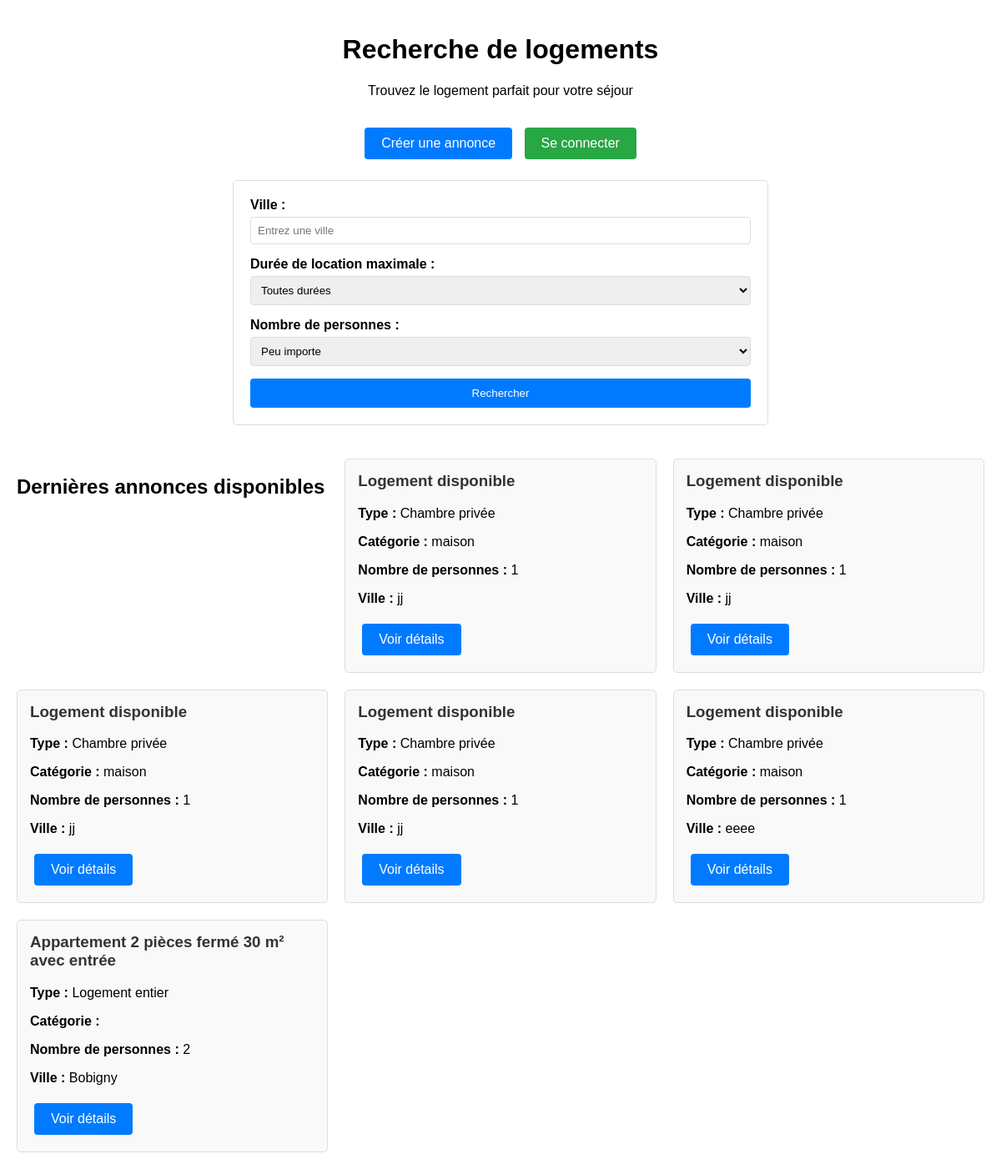
Screenshot of /annonce/annonceHome/ with the database file from the repository.
### annonce/models.py (models this page shows)
class Annonce(models.Model):
    user = models.ForeignKey(
        settings.AUTH_USER_MODEL,
        null=True,
        on_delete=models.CASCADE,
        unique=False
    )
    class TypeHebergement(models.TextChoices):
        Appartemment = 'APPT', _('Appartemment')
        Maison = 'MAIS', _('Maison')
        Studio = 'STUD', _('Studio')
        Autre = 'OTHR', _('Autre')
    hebergement_choice = models.CharField(
        max_length=4,
        choices=TypeHebergement.choices,
        default=TypeHebergement.Appartemment,
        verbose_name="Type d'hébergement"
    )
    class TypeLocation(models.TextChoices):
        logement_entier = 'ENTR', _('Logement entier')
        chambre_privee = 'PRIV', _('Chambre privée')
        chambre_partagee = 'PART', _('Chambre partagée')
    type_location_choices = models.CharField(
        max_length=4,
        choices=TypeLocation.choices,
        default=TypeLocation.logement_entier,
        verbose_name="Location partielle ou totale"
    )
    categorie_logement = models.CharField(max_length=50, blank=True)
    titre_logement = models.CharField(max_length=50, blank=True)
    description = models.TextField(blank=True)
    nombre_personne = IntegerField(
        default=1,
        validators=[
            MaxValueValidator(20),
            MinValueValidator(1)
        ],
        blank=True
    )
    pieces_couchage = IntegerField(
        default=1,
        validators=[
            MaxValueValidator(10),
            MinValueValidator(1)
        ],
        blank=True
    )
    equipements = models.ManyToManyField(Equipements, blank=True)
    services = models.ManyToManyField(Services, blank=True)
    categorie_service = models.ManyToManyField(CategorieService, blank=True)
    charges = models.ManyToManyField(Charges, blank=True)
    dureeLocationMini = models.CharField(blank=True,null=True, max_length=50)
    dureeLocationMaxi = models.CharField(blank=True,null=True, max_length=50)
    loyer_tc = models.FloatField(max_length=50, blank=True, null=True)
    charges_loyer = models.FloatField(max_length=50, blank=True, null=True)
    reservation = models.OneToOneField(
        settings.AUTH_USER_MODEL,
        null=True,
        on_delete=models.CASCADE,
        unique=False,
        related_name = 'user_reserved'
    )
    reserved = models.BooleanField(default=False)
    address = models.OneToOneField(
        AdressAnnonce,
        on_delete=models.CASCADE,
        null=True,
    )

class AdressAnnonce(models.Model):
    rue = models.CharField(blank=True, max_length=20)
    voie = models.CharField(blank=True, max_length=35)
    ville = models.CharField(blank=True, max_length=20)
    region = models.CharField(blank=True, max_length=20)
    zipCode = models.CharField(blank=True, max_length=5)
    pays = models.CharField(blank=True, max_length=20)

### annonceMain/views.py (the view)
# urls.py: path('annonce/annonceHome/', views.annonceHome, name='annonce_home'),
def annonceHome(request):
    query_ville = request.GET.get('query_ville')
    query_location = request.GET.get('query_location')
    query_locataires = request.GET.get('query_locataires')
    lastannonce = Annonce.objects.all().order_by('-id')[:6]
    image = ImageLogement.objects.all()
    context = {'annonce': lastannonce, 'image': image}
    return render(request, 'annonce/search/annonceHome.html', context)

### templates/annonce/search/annonceHome.html (shortened to what this page needs)
<!DOCTYPE html>
<html lang="fr">
<head>
</head>
<body>
    <div class="header">
        <h1>Recherche de logements</h1>
        <p>Trouvez le logement parfait pour votre séjour</p>
    </div>
    <div class="actions">
        <a href="/creer-annonce" class="btn btn-primary">Créer une annonce</a>
        <a href="/login-annonce" class="btn btn-success">Se connecter</a>
    </div>
    <form class="search-form" method="get" action="/annonce/searchPage/">
        <div class="form-group">
            <label for="query_ville">Ville :</label>
            <input type="text" name="query_ville" id="query_ville" placeholder="Entrez une ville">
        </div>
        <div class="form-group">
            <label for="query_location">Durée de location maximale :</label>
            <select name="query_location" id="query_location">
                <option value="">Toutes durées</option>
            </select>
        </div>
        <div class="form-group">
            <label for="query_locataires">Nombre de personnes :</label>
            <select name="query_locataires" id="query_locataires">
                <option value="">Peu importe</option>
            </select>
        </div>
        <button type="submit" class="search-btn">Rechercher</button>
    </form>
    {% if annonce %}
    <div class="annonces-grid">
        <h2>Dernières annonces disponibles</h2>
        {% for ann in annonce %}
        <div class="annonce-card">
            <h3>{{ ann.titre_logement|default:"Logement disponible" }}</h3>
            <p><strong>Type :</strong> {{ ann.get_type_location_choices_display }}</p>
            <p><strong>Catégorie :</strong> {{ ann.categorie_logement }}</p>
            <p><strong>Nombre de personnes :</strong> {{ ann.nombre_personne }}</p>
            {% if ann.address %}
                <p><strong>Ville :</strong> {{ ann.address.ville }}</p>
            {% endif %}
            <a href="/annonce/detail_annonce/{{ ann.id }}" class="btn btn-primary">Voir détails</a>
        </div>
        {% endfor %}
    </div>
    {% else %}
    <div class="annonces-grid">
        <p>Aucune annonce disponible pour le moment.</p>
    </div>
    {% endif %}
</body>
</html>

### templates/annonce/search/annonceHome.html (style rules this page uses)
body { font-family: Arial, sans-serif; margin: 0; padding: 20px; }
.header { text-align: center; margin-bottom: 30px; }
.search-form { max-width: 600px; margin: 0 auto 40px; padding: 20px; border: 1px solid #ddd; border-radius: 5px; }
.form-group { margin-bottom: 15px; }
label { display: block; margin-bottom: 5px; font-weight: bold; }
input, select { width: 100%; padding: 8px; border: 1px solid #ddd; border-radius: 4px; box-sizing: border-box; }
.search-btn { background-color: #007bff; color: white; padding: 10px 20px; border: none; border-radius: 4px; cursor: pointer; width: 100%; }
.annonces-grid { display: grid; grid-template-columns: repeat(auto-fit, minmax(300px, 1fr)); gap: 20px; margin-top: 30px; }
.annonce-card { border: 1px solid #ddd; border-radius: 5px; padding: 15px; background: #f9f9f9; }
.annonce-card h3 { margin-top: 0; color: #333; }
.actions { text-align: center; margin: 20px 0; }
.btn { display: inline-block; padding: 10px 20px; margin: 5px; text-decoration: none; border-radius: 4px; color: white; }
.btn-primary { background-color: #007bff; }
.btn-success { background-color: #28a745; }

### rows the page displays
Annonce: titre_logement "Logement disponible", type_location_choices "Chambre privée", categorie_logement "maison", nombre_personne "1", address.ville "jj"
Annonce: titre_logement "Logement disponible", type_location_choices "Chambre privée", categorie_logement "maison", nombre_personne "1", address.ville "jj"
Annonce: titre_logement "Logement disponible", type_location_choices "Chambre privée", categorie_logement "maison", nombre_personne "1", address.ville "jj"
Annonce: titre_logement "Logement disponible", type_location_choices "Chambre privée", categorie_logement "maison", nombre_personne "1", address.ville "jj"
Annonce: titre_logement "Logement disponible", type_location_choices "Chambre privée", categorie_logement "maison", nombre_personne "1", address.ville "eeee"
Annonce: titre_logement "Appartement 2 pièces fermé 30 m² avec entrée", type_location_choices "Logement entier", nombre_personne "2", address.ville "Bobigny"
